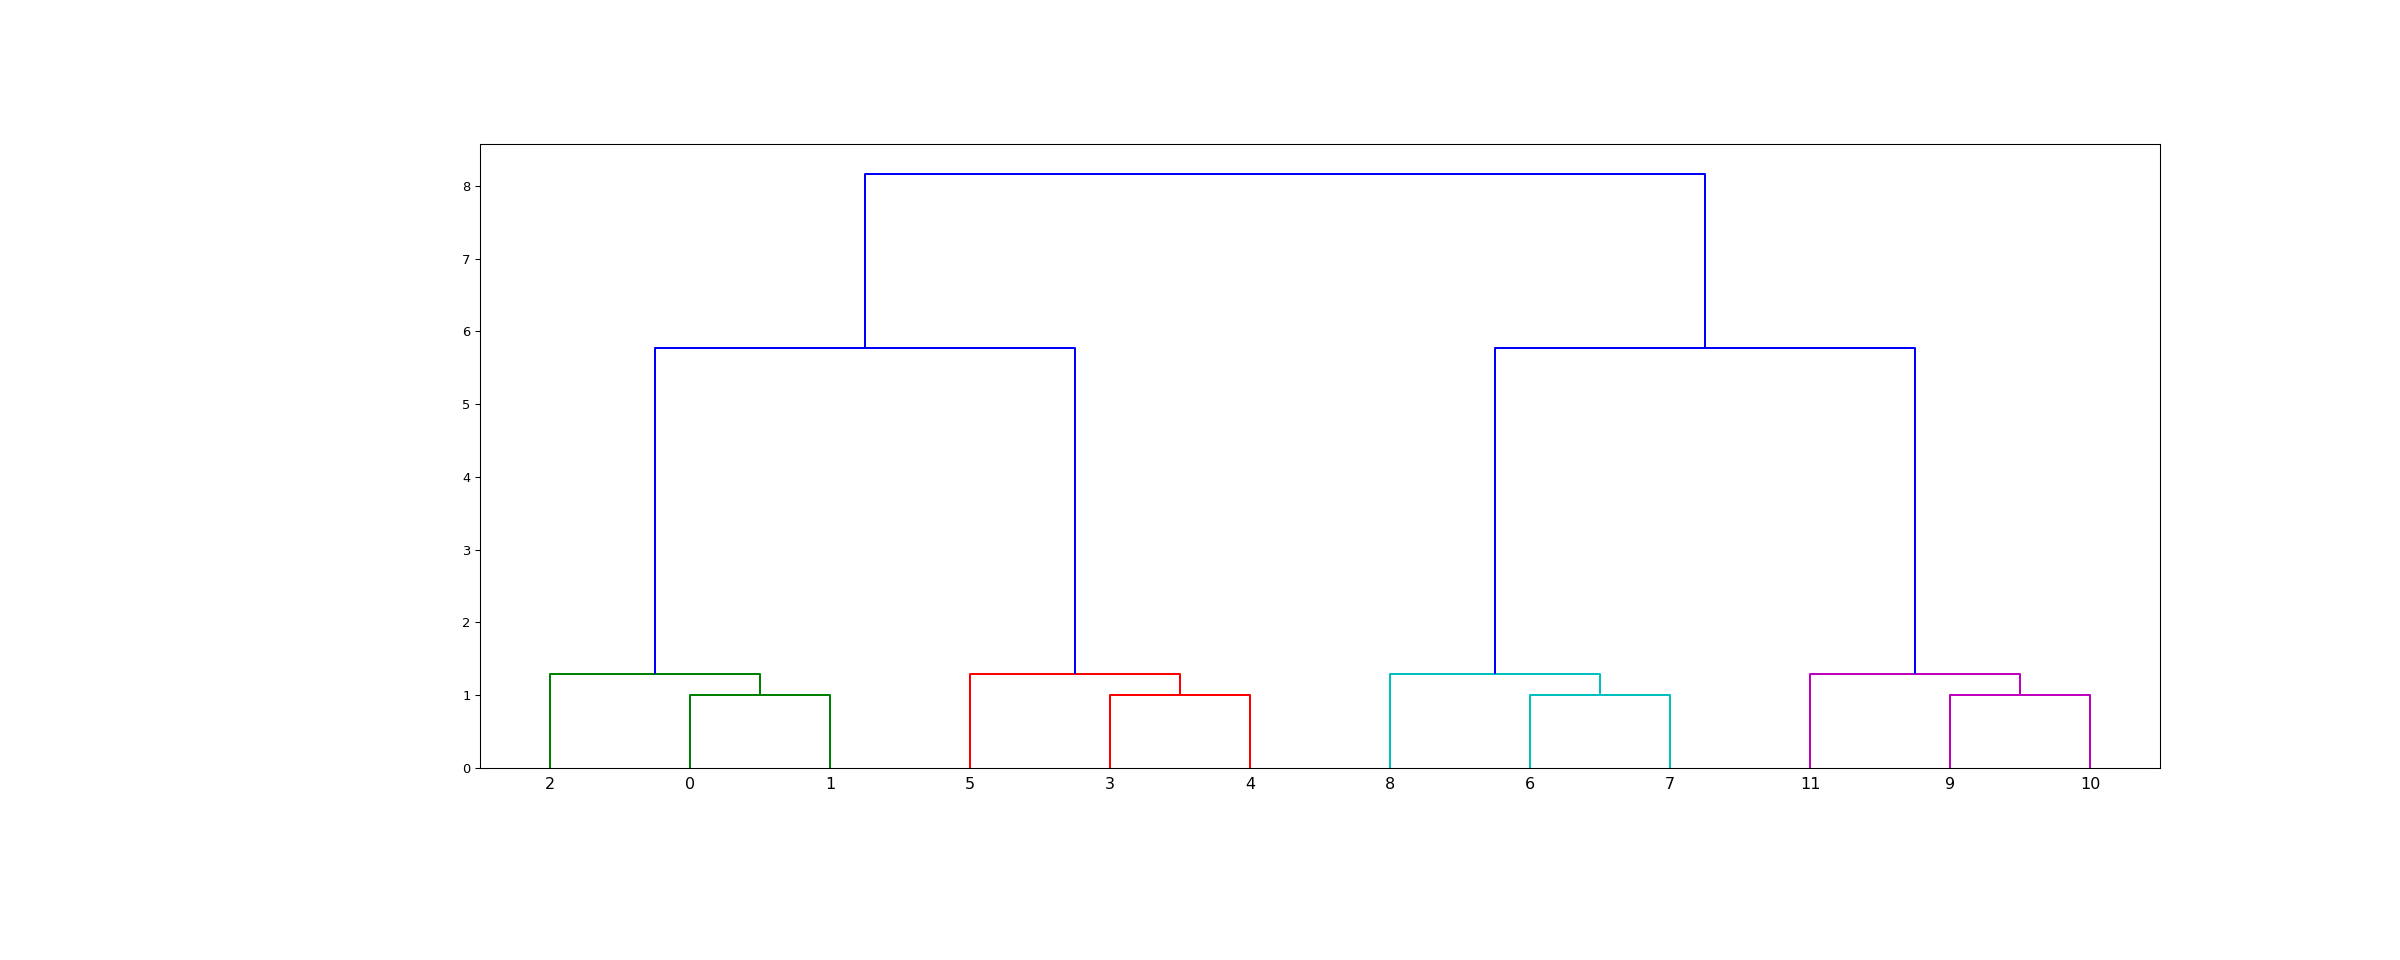

The Python source for this figure:
from scipy.cluster.hierarchy import ward, dendrogram, leaves_list
from scipy.spatial.distance import pdist
from matplotlib import pyplot as plt

X = [[0, 0], [0, 1], [1, 0],
     [0, 4], [0, 3], [1, 4],
     [4, 0], [3, 0], [4, 1],
     [4, 4], [3, 4], [4, 3]]

Z = ward(pdist(X))

# The linkage matrix ``Z`` represents a dendrogram, that is, a tree that
# encodes the structure of the clustering performed.
# `scipy.cluster.hierarchy.leaves_list` shows the mapping between
# indexes in the ``X`` dataset and leaves in the dendrogram:

leaves_list(Z)
# array([ 2,  0,  1,  5,  3,  4,  8,  6,  7, 11,  9, 10], dtype=int32)

fig = plt.figure(figsize=(25, 10))
dn = dendrogram(Z)
plt.show()
